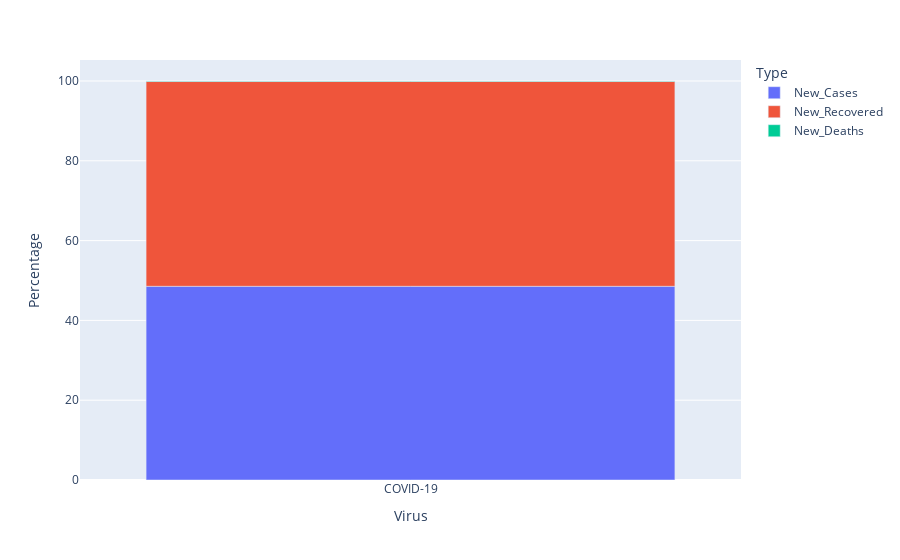

Notebook cell for this chart:
### Markdown cell above
#### Visualize New Cases:

### Code cell
Newdata = df1[['New_Cases','New_Recovered','New_Deaths']].loc[0]
newcasedf = pd.DataFrame(Newdata).reset_index()
newcasedf.columns = ['Type','Total']
newcasedf['Percentage'] = np.round((newcasedf['Total']/np.sum(newcasedf['Total']))*100,2)
newcasedf['Virus'] = ['COVID-19' for i in range(len(newcasedf))]
fig = px.bar(newcasedf, x="Virus", y="Percentage", color="Type", hover_data=["Total"])
fig.show()

### Figure 1 — Plotly figure (JSON) as saved in the notebook; plotly's stock layout.template omitted (floating-point values rounded to 4 significant figures)
{"data": [{"alignmentgroup": "True", "customdata": [[57123]], "hovertemplate": "Type=New_Cases<br>Virus=%{x}<br>Percentage=%{y}<br>Total=%{customdata[0]}<extra></extra>", "legendgroup": "New_Cases", "marker": {"color": "#636efa", "pattern": {"shape": ""}}, "name": "New_Cases", "offsetgroup": "New_Cases", "orientation": "v", "showlegend": true, "textposition": "auto", "type": "bar", "x": ["COVID-19"], "xaxis": "x", "y": [48.55], "yaxis": "y"}, {"alignmentgroup": "True", "customdata": [[60386]], "hovertemplate": "Type=New_Recovered<br>Virus=%{x}<br>Percentage=%{y}<br>Total=%{customdata[0]}<extra></extra>", "legendgroup": "New_Recovered", "marker": {"color": "#EF553B", "pattern": {"shape": ""}}, "name": "New_Recovered", "offsetgroup": "New_Recovered", "orientation": "v", "showlegend": true, "textposition": "auto", "type": "bar", "x": ["COVID-19"], "xaxis": "x", "y": [51.32], "yaxis": "y"}, {"alignmentgroup": "True", "customdata": [[156]], "hovertemplate": "Type=New_Deaths<br>Virus=%{x}<br>Percentage=%{y}<br>Total=%{customdata[0]}<extra></extra>", "legendgroup": "New_Deaths", "marker": {"color": "#00cc96", "pattern": {"shape": ""}}, "name": "New_Deaths", "offsetgroup": "New_Deaths", "orientation": "v", "showlegend": true, "textposition": "auto", "type": "bar", "x": ["COVID-19"], "xaxis": "x", "y": [0.13], "yaxis": "y"}], "layout": {"barmode": "relative", "legend": {"title": {"text": "Type"}, "tracegroupgap": 0}, "margin": {"t": 60}, "xaxis": {"anchor": "y", "domain": [0, 1], "title": {"text": "Virus"}}, "yaxis": {"anchor": "x", "domain": [0, 1], "title": {"text": "Percentage"}}}}
